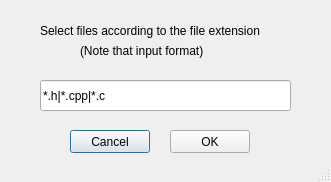
<?xml version="1.0" encoding="UTF-8"?>
<ui version="4.0">
 <class>Dialog</class>
 <widget class="QDialog" name="Dialog">
  <property name="windowModality">
   <enum>Qt::ApplicationModal</enum>
  </property>
  <property name="geometry">
   <rect>
    <x>0</x>
    <y>0</y>
    <width>331</width>
    <height>182</height>
   </rect>
  </property>
  <property name="windowTitle">
   <string>Dialog</string>
  </property>
  <property name="sizeGripEnabled">
   <bool>true</bool>
  </property>
  <property name="modal">
   <bool>true</bool>
  </property>
  <widget class="QLabel" name="label">
   <property name="geometry">
    <rect>
     <x>40</x>
     <y>0</y>
     <width>311</width>
     <height>61</height>
    </rect>
   </property>
   <property name="text">
    <string>Select files according to the file extension</string>
   </property>
  </widget>
  <widget class="QLabel" name="label_2">
   <property name="geometry">
    <rect>
     <x>80</x>
     <y>40</y>
     <width>151</width>
     <height>21</height>
    </rect>
   </property>
   <property name="text">
    <string>(Note that input format)</string>
   </property>
  </widget>
  <widget class="QLineEdit" name="lineEdit">
   <property name="geometry">
    <rect>
     <x>40</x>
     <y>80</y>
     <width>251</width>
     <height>31</height>
    </rect>
   </property>
   <property name="text">
    <string>*.h|*.cpp|*.c</string>
   </property>
  </widget>
  <widget class="QPushButton" name="btn_cancel">
   <property name="geometry">
    <rect>
     <x>70</x>
     <y>130</y>
     <width>80</width>
     <height>23</height>
    </rect>
   </property>
   <property name="text">
    <string>Cancel</string>
   </property>
  </widget>
  <widget class="QPushButton" name="btn_ok">
   <property name="geometry">
    <rect>
     <x>170</x>
     <y>130</y>
     <width>80</width>
     <height>23</height>
    </rect>
   </property>
   <property name="text">
    <string>OK</string>
   </property>
  </widget>
 </widget>
 <resources/>
 <connections/>
</ui>
